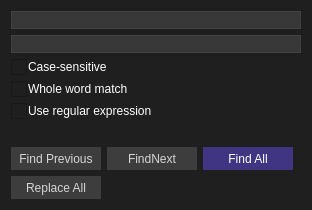
<?xml version="1.0" encoding="UTF-8"?>
<ui version="4.0">
 <class>FindAndReplaceFormClass</class>
 <widget class="QWidget" name="FindAndReplaceFormClass">
  <property name="geometry">
   <rect>
    <x>0</x>
    <y>0</y>
    <width>312</width>
    <height>210</height>
   </rect>
  </property>
  <property name="windowTitle">
   <string>FindAndReplaceForm</string>
  </property>
  <property name="styleSheet">
   <string notr="true">QWidget{
    color: rgb(250, 250, 250);
    background-color: rgb(31, 31, 31);
}

QToolBar{
    color: rgb(250, 250, 250);
    background-color: rgb(31, 31, 31);
    border:none;
    min-height:18px;
	spacing: 3px;
}

QToolBar::handle {
    background-color: rgb(61, 61, 61);
}

QToolButton{
    color: rgb(250, 250, 250);
    background-color: rgb(31, 31, 31);
    border:none;
    min-height:20px;
}

QToolButton::hover{
    color: rgb(250, 250, 250);
    background-color: rgb(61,61,61);
    border: 1px solid rgb(112,112,112);
    min-height:20px;
}

QToolButton:pressed,QToolButton:checked {
    color: rgb(250, 250, 250);
    background-color: rgb(61,61,61);
    border: 1px solid rgb(46,46,46);
    min-height:20px;
}

QStatusBar{
    color: rgb(250, 250, 250);
    background-color: rgb(31, 31, 31);
    border:none;
}

QStatusBar::item {
     border: 0px solid red;
}

QMenuBar{
    color: rgb(214,214,214); 
    background-color: rgb(31,31,31)
}

QMenuBar::item {
    spacing: 0px;
    margin-top: 1px;
    margin-left: 1px;
    padding: 3px 8px;
    color: rgb(214,214,214); 
    background: transparent;
    border-radius: 0px;
    width: 65px;
    height: 26px;
}

QMenuBar::item:selected{
    border:1px solid rgb(112,112,112);background-color:rgb(61,61,61);color:rgb(250,250,250);
}

QMenu{background-color:rgb(46, 46, 46); padding:5px; border: 1px solid rgb(66,66,66);}
QMenu::item{color:rgb(214,214,214);padding-left:8px;padding-top:7px;padding-bottom:8px;padding-right:10px;background-color:rgb(46, 46, 46);}
QMenu::item:selected{border:1px solid rgb(112,112,112);color:rgb(250,250,250);background-color:rgb(61,61,61);}
QMenu::item:hover{border:1px solid rgb(112,112,112);background-color:rgb(250,250,250);}
QMenu::item:disabled{background:rgb(46, 46, 46); color:rgb(92,92,92);}
QMenu::QAbstractItemView{color:rgb(214,214,214);padding-left:8px;padding-top:7px;padding-bottom:8px;padding-right:10px;background-color:rgb(46, 46, 46);}

QToolTip{border-style:none; background-color: rgb(57, 58, 60);color: rgb(208, 208, 208);}

QWidget{
    color: rgb(214,214,214);
    background: rgb(31,31,31);
}

QDockWidget {
	color: rgb(214,214,214);
	background: rgb(31,31,31);
    /*titlebar-close-icon: url(:/image/icon_close.svg);
    titlebar-normal-icon: url(:/image/icon_pin.svg);*/
	border-bottom: 1px solid rgb(61,61,61);
	border-left: 1px solid rgb(61,61,61);
	border-right: 1px solid rgb(61,61,61);
}

QDockWidget::title {
	text-align: left;
    background: rgb(31,31,31);
    border-top: 1px solid rgb(61,61,61);
	border-left: 1px solid rgb(61,61,61);
	border-right: 1px solid rgb(61,61,61);
	font-size: 18pt;
}

QDockWidget::close-button:hover, QDockWidget::float-button:hover {
    background: rgb(214,214,214);
}

QDockWidget::close-button:pressed, QDockWidget::float-button:pressed {
	padding: 1px -1px -1px 1px;
    background: rgb(214,214,214);
}

QDockWidget::close-button {
	border-top: 1px solid rgb(61,61,61);
    background: rgb(31,31,31);
    icon-size:18px; /* maximum icon size */
    width: 20px;
	height:20px;
}

QDockWidget::float-button {
	border-top: 1px solid rgb(61,61,61);
    background: rgb(31,31,31);
    icon-size: 18px; /* maximum icon size */
    width: 20px;
	height:20px;
}

QTabWidget::pane{
    top:0px;
    border-top:2px solid #7160E8;
    border-bottom:1px solid rgb(61,61,61);
    border-right:1px solid rgb(61,61,61);
    border-left:1px solid rgb(61,61,61);
}

QTabWidget::tab-bar
{
    alignment: left;
    top:0px;
    left:5px;
    border:none;
}

QTabBar::tab:first{
    color:rgb(178,178,178);
    background:rgb(46,46,46);

    padding-left:0px;
    padding-right:0px;
    width:100px;
    height:24px;
    margin-left:0px;
    margin-right:0px;

    border-top:2px solid rgb(31, 31, 31);
}

QTabBar::tab:middle{
    color:rgb(178,178,178);
    background:rgb(46,46,46);
    padding-left:0px;
    padding-right:0px;
    width:100px;
    height:24px;
    margin-left:0px;
    margin-right:0px;

    border-top:2px solid rgb(31, 31, 31);

}

QTabBar::tab:last{
    color:rgb(178,178,178);
    background:rgb(46,46,46);

    padding-left:0px;
    padding-right:0px;
    width:100px;
    height:24px;
    margin-left:0px;
    margin-right:0px;

    border-top:2px solid rgb(31, 31, 31);
}

QTabBar::tab:selected{
    color:rgb(250,250,250);
    background:rgb(61,61,61);
    border-top:2px solid #7160E8;
}

QTabBar::tab:hover{
    color:rgb(250,250,250);
    background:rgb(61,61,61);
    padding-left:0px;
    padding-right:0px;
    width:100px;
    height:24px;
    margin-left:0px;
    margin-right:0px;
}

QTableWidget::item {
    color: rgb(214,214,214);
    background: rgb(31,31,31);
	min-height: 20px;
}

QTableWidget::item {
    color: rgb(214,214,214);
    background: rgb(31,31,31);
	min-height: 20px;
}

QTableWidget::item:selected {
    color: rgb(214,214,214);
    background:rgb(113,96,232);
}

QTableWidget::item:hover {
    background:rgb(61,61,61);
}

QTableWidget {
    color: rgb(214,214,214);
    background: rgb(31,31,31);
    border-top: 1px solid rgb(61,61,61);
	border-left: 1px solid rgb(61,61,61);
	border-right: 1px solid rgb(61,61,61);
	border-bottom: 1px solid rgb(61,61,61);
    alternate-background-color: #525252;
    gridline-color: transparent;
	font-size:12px;
	outline:none;
}

QTreeWidget {
    color: rgb(214,214,214);
    background: rgb(31,31,31);
    border-top: 1px solid rgb(61,61,61);
	border-left: 1px solid rgb(61,61,61);
	border-right: 1px solid rgb(61,61,61);
	border-bottom: 1px solid rgb(61,61,61);
    alternate-background-color: #525252;
    gridline-color: transparent;
	font-size:12px;
	outline:none;
}

QTreeWidget::branch{
    background: rgb(31,31,31);
}

QTreeWidget::branch:closed:has-children:!has-siblings,
QTreeWidget::branch:closed:has-children:has-siblings {
    border-image: none;
    image: url(:/image/icon_scrollbararrowcollapsed.svg);
}

QTreeWidget::branch:open:has-children:!has-siblings,
QTreeWidget::branch:open:has-children:has-siblings  {
    border-image: none;
    image: url(:/image/icon_scrollbararrowdownright.svg);
}

QTreeWidget::item {
    color: rgb(214,214,214);
    background: rgb(31,31,31);
	min-height: 20px;
}

QTreeWidget::item:selected {
    color: rgb(214,214,214);
    background:rgb(113,96,232);
}

QTreeWidget::item:hover {
    background:rgb(61,61,61);
}

QHeaderView {
    text-align: center;
    background: rgb(31,31,31);
    padding: 0px;
    margin: 0px;
    color: rgb(250,250,250);
    border-top: 0px solid rgb(61,61,61);
	border-left: 1px solid rgb(61,61,61);
	border-right: 1px solid rgb(61,61,61);
}

QHeaderView::section::vertical {
    text-align: center;
    background: rgb(31,31,31);
    padding: 3px;
    margin: 0px;
    color: rgb(250,250,250);
    border: 0px solid rgb(61,61,61);
    border-left-width: 0px;
	border-bottom-width: 1px;
	border-right-width: 1px;
}

QHeaderView::section::horizontal{
    text-align: center;
    background: rgb(31,31,31);
    padding: 3px;
    margin: 0px;
    color: rgb(250,250,250);
    border: 0px solid rgb(61,61,61);
    border-left-width: 0px;
	border-bottom-width: 1px;
	border-right-width: 1px;
}

QHeaderView::down-arrow {
    image: url(:/image/icon_sortascending.svg);
    width: 18px;
    height: 18px;
}
QHeaderView::up-arrow {
    image: url(:/image/icon_sortdescending.svg);
    width: 18px;
    height: 18px;
}

QScrollBar:vertical {
	min-height: 30px;  
    background: rgb(46,46,46);
}

QScrollBar::handle:vertical {
    background: rgb(71,71,71);
  	border: 4px solid  rgb(46,46,46);
	min-height:50px;
}

QScrollBar::handle:hover:vertical,
QScrollBar::handle:pressed:vertical {
    background: rgb(153,153,153);
}

QScrollBar::sub-page:vertical {
    background:transparent
}

QScrollBar::add-page:vertical {
    background:transparent
}

QScrollBar::add-line:vertical {
    background:transparent
}

QScrollBar::sub-line:vertical {
    background:transparent
}

QScrollBar:horizontal {
    background: rgb(46,46,46); 
}

QScrollBar::handle:horizontal {
    background: rgb(71,71,71);
  	border: 3px solid  rgb(46,46,46);
	min-width:50px;
}

QScrollBar::handle:hover:horizontal,
QScrollBar::handle:pressed:horizontal {
    background: rgb(153,153,153);
}

QScrollBar::sub-page:horizontal {
    background: 444444;
}

QScrollBar::add-page:horizontal {
    background: 5B5B5B;
}

QScrollBar::add-line:horizontal {
    background: none;
}

QScrollBar::sub-line:horizontal {
    background: none;
}

QToolTip{
    border-style:none; 
    background-color: rgb(57, 58, 60);
    color: rgb(208, 208, 208);
}

QListView {
    /*color: rgb(214,214,214);*/
    background: rgb(31,31,31);
    border: 1px solid rgb(61,61,61);
    alternate-background-color: #525252;
    gridline-color: transparent;
	outline:none;
}

QListView QTableCornerButton::section {
    /*color: rgb(214,214,214);*/
    background: rgb(31,31,31);
    border: 0px solid #418bc9;/*边框*/
    border-radius:0px;/*边框圆角*/
    border-color: rgb(41, 139, 201);/*边框颜色*/
    font: bold 11pt;/*字体大小*/
    padding:12px 0 0 10px;/*内边距*/
 }

QListView::item {
    /*color: rgb(214,214,214);*/
    background: rgb(31,31,31);
}

QListView::item:selected {
    /*color: rgb(214,214,214);*/
    background:rgb(61,61,61); /* qlineargradient(spread:pad, x1:0, y1:0, x2:0, y2:1, stop:0 #484848, stop:1 #383838);*/
}

QListView::item:hover {
    background:rgb(61,61,61);
}

/* 未下拉时，QComboBox的样式 */
QComboBox {
    border: 1px solid #424242;   /* 边框 */
    border-radius: 0px;   /* 圆角 */
    /*padding: 1px 13px 1px 3px;    字体填衬 */
    color: rgb(250,250,250);
    /*font: normal normal 15px &quot;Microsoft YaHei&quot;*/;
    background:#383838;
}

QComboBox:hover {
    border: 1px solid #424242;   /* 边框 */
    border-radius: 0px;   /* 圆角 */
    /*padding: 1px 18px 1px 3px;    字体填衬 */
    color: rgb(250,250,250);
    /*font: normal normal 15px &quot;Microsoft YaHei&quot;*/;
    background:#3D3D3D;
}

QComboBox:selected {
    border: 1px solid #999999;   /* 边框 */
    border-radius: 0px;   /* 圆角 */
    /*padding: 1px 18px 1px 3px;    字体填衬 */
    color: rgb(250,250,250);
    /*font: normal normal 15px &quot;Microsoft YaHei&quot;*/;
    background:#3D3D3D;
}
 
/* 下拉后，整个下拉窗体样式 */
QComboBox QAbstractItemView {
    outline: 0px solid #1F1F1F;   /* 选定项的虚框 */
    border: 1px solid #424242;    /* 整个下拉窗体的边框 */
    color: #FAFAFA;
    background-color: #2E2E2E;   /* 整个下拉窗体的背景色 */
    selection-background-color: #3D3D3D;   /* 整个下拉窗体被选中项的背景色 */
}
 
/* 下拉后，整个下拉窗体每项的样式 */
QComboBox QAbstractItemView::item {
    height: 15px;  /* 项的高度（设置pComboBox-&gt;setView(new QListView());后，该项才起作用） */
	border: 0px solid #707070;
	background-color: #2E2E2E;
}
 
/* 下拉后，整个下拉窗体越过每项的样式 */
QComboBox QAbstractItemView::item:hover {
    color: #FAFAFA;
	border: 1px solid #707070;
    background-color:  #3D3D3D;   /* 整个下拉窗体越过每项的背景色 */
}
 
/* 下拉后，整个下拉窗体被选择的每项的样式 */
QComboBox QAbstractItemView::item:selected {
    color: #FAFAFA;
	/*border: 1px solid #707070;*/
    background-color:  #3D3D3D; 
}


QComboBox QAbstractScrollArea QScrollBar:vertical {
    background: #2E2E2E;
	width:  15px;
	min-height: 60px;  
}

QComboBox QAbstractScrollArea QScrollBar::handle:vertical {
	background: #4D4D4D;
  	border: 3px solid  #2E2E2E;
	width:  15px;
	min-height: 60px;  
}

QComboBox QAbstractScrollArea QScrollBar::handle:hover:vertical,
QComboBox QAbstractScrollArea QScrollBar::handle:pressed:vertical {
    background: #999999; 
}

QComboBox QAbstractScrollArea QScrollBar::sub-page:vertical {
    background: 444444;
}

QComboBox QAbstractScrollArea QScrollBar::add-page:vertical {
    background: 5B5B5B;
}

QComboBox QAbstractScrollArea QScrollBar::add-line:vertical {
    background: none;
}

QComboBox QAbstractScrollArea QScrollBar::sub-line:vertical {
    background: none;
}
 

 
/* 设置为可编辑（setEditable(true)）editable时，编辑区域的样式 */
QComboBox:editable {
    background: #383838;
}
 
/* 设置为非编辑（setEditable(false)）!editable时，整个QComboBox的样式 */
QComboBox:!editable {
    background:#383838;
}
 
/* 设置为可编辑editable时，点击整个QComboBox的样式 */
QComboBox:editable:on {
    background:#383838;
    border: 1px solid #999999;   /* 边框 */
}
 
/* 设置为非编辑!editable时，点击整个QComboBox的样式 */
QComboBox:!editable:on {
    background:#383838;
}
 
/* 设置为可编辑editable时，下拉框的样式 */
QComboBox::drop-down:editable {
    background:#383838;
}
 
/* 设置为可编辑editable时，点击下拉框的样式 */
QComboBox::drop-down:editable:on {
    background:#383838;
}
 
/* 设置为非编辑!editable时，下拉框的样式 */
QComboBox::drop-down:!editable {
    background: #383838;
}
 
/* 设置为非编辑!editable时，点击下拉框的样式 */
QComboBox::drop-down:!editable:on {
    background:#383838;
}
 
/* 点击QComboBox */
QComboBox:on {
}
 
/* 下拉框样式 */
QComboBox::drop-down {
    subcontrol-origin: padding;   /* 子控件在父元素中的原点矩形。如果未指定此属性，则默认为padding。 */
    subcontrol-position: top right;   /* 下拉框的位置（右上） */
    width: 15px;   /* 下拉框的宽度 */
 
    border-left-width: 0px;   /* 下拉框的左边界线宽度 */
    border-left-color: #383838;   /* 下拉框的左边界线颜色 */
    border-left-style: solid;   /* 下拉框的左边界线为实线 */
    border-top-right-radius: 0px;   /* 下拉框的右上边界线的圆角半径（应和整个QComboBox右上边界线的圆角半径一致） */
    border-bottom-right-radius: 0px;   /* 同上 */
}

/* 越过下拉框样式 */
QComboBox::drop-down:hover {
    background:#3D3D3D;
}

/* 下拉箭头样式 */ 
QComboBox::down-arrow {
    width: 15px; /* 下拉箭头的宽度（建议与下拉框drop-down的宽度一致） */ 
    background: transparent; /* 下拉箭头的的背景色 */ 
    padding: 0px 0px 0px 0px; /* 上内边距、右内边距、下内边距、左内边距 */ 
    image: url(:/image/icon_down_arrow.png);
} 

/* 点击下拉箭头 */
QComboBox::down-arrow:on {
    image: url(:/image/icon_up_arrow.png);
}

QLineEdit{
    color:rgb(214,214,214);
    font-size:12px;
    border:1px solid rgb(66,66,66);
    background: rgb(56,56,56);
    background-image: url(:image/icon_search.svg);
    background-repeat: no-repeat;
    background-position: left;
    padding: 2 2 2 20;
}

QLineEdit::hover{
    color:rgb(250,250,250);
    font-size:12px;
    border:1px solid rgb(153,153,153);
    background: rgb(31,31,31);
}

QTextBrowser{
    color: rgb(214,214,214);
    background: rgb(37,37,38);
    border: 1px solid rgb(61,61,61);
}

QPushButton {
    background-color: #3D3D3D;
    border: 0px solid #dcdfe6;
    padding: 3px;
    color:rgb(214, 214, 214);
}

QPushButton:hover {
    background-color: #4D4D4D;
    color:rgb(250, 250, 250);
}

QPushButton:pressed, QPushButton:checked {
    background-color: #333333;
    color:rgb(250, 250, 250);
}

QSpinBox {
    border:1px solid #3D3D3D;
    color: #FAFAFA;
    background: #333333;
    selection-color: #FFFFFF;
    selection-background-color: #0078D7;
    font-size: 12pt;
}

QSpinBox:hover {
    color: #FAFAFA;
    background: rgb(61,61,61);
    border:1px solid #424242;
}

QSpinBox::up-arrow {
    image: url(:/image/icon_glyphup.svg);
    width: 14px;
    height: 14px;
}

QSpinBox::down-arrow {
    image: url(:/image/icon_glyphdown.svg);
    width: 14px;
    height: 14px;
}

QSpinBox::down-button, QSpinBox::up-button {
    background: #333333;
}


QSpinBox::up-button:hover, QSpinBox::down-button:hover{
    background: rgb(61,61,61);
}

QSpinBox::up-button:pressed, QSpinBox::down-button:pressed {
    background: rgb(91,91,91);
}

QCheckBox {
	color:white;
    spacing: 1px;
}

QCheckBox:disabled {
	color:gray;
}

QCheckBox::indicator {
    width: 16px;
    height: 16px;
}

QCheckBox::indicator:unchecked {
	image: url(:/image/icon_unchecked_dark.svg);
}

QCheckBox::indicator:unchecked:hover {
	image: url(:/image/icon_unchecked_dark_hover.svg);
}

QCheckBox::indicator:unchecked:pressed {
	image: url(:/image/icon_unchecked_dark.svg);
}

QCheckBox::indicator:checked {
	image: url(:/image/icon_checked_dark.svg);
}

QCheckBox::indicator:checked:hover {
	image: url(:/image/icon_checked_dark_hover.svg);
}

QCheckBox::indicator:checked:pressed {
	image: url(:/image/icon_checked_dark.svg);
}

QCheckBox::indicator:indeterminate:pressed {
	image: url(:/image/icon_unchecked_dark.svg);
}</string>
  </property>
  <layout class="QGridLayout" name="gridLayout">
   <item row="0" column="0">
    <layout class="QVBoxLayout" name="verticalLayout">
     <item>
      <widget class="QComboBox" name="comboBox_keyword">
       <property name="editable">
        <bool>true</bool>
       </property>
      </widget>
     </item>
     <item>
      <widget class="QComboBox" name="comboBox_replacekeyword">
       <property name="editable">
        <bool>true</bool>
       </property>
      </widget>
     </item>
     <item>
      <widget class="QCheckBox" name="checkBox_casesensitive">
       <property name="text">
        <string>Case-sensitive</string>
       </property>
      </widget>
     </item>
     <item>
      <widget class="QCheckBox" name="checkBox_wholewordmatch">
       <property name="text">
        <string>Whole word match</string>
       </property>
      </widget>
     </item>
     <item>
      <widget class="QCheckBox" name="checkBox_regularexpression">
       <property name="text">
        <string>Use regular expression</string>
       </property>
      </widget>
     </item>
     <item>
      <spacer name="verticalSpacer">
       <property name="orientation">
        <enum>Qt::Vertical</enum>
       </property>
       <property name="sizeHint" stdset="0">
        <size>
         <width>20</width>
         <height>40</height>
        </size>
       </property>
      </spacer>
     </item>
     <item>
      <layout class="QHBoxLayout" name="horizontalLayout">
       <property name="spacing">
        <number>6</number>
       </property>
       <item>
        <widget class="QPushButton" name="pushButton_findprevious">
         <property name="minimumSize">
          <size>
           <width>90</width>
           <height>23</height>
          </size>
         </property>
         <property name="maximumSize">
          <size>
           <width>90</width>
           <height>23</height>
          </size>
         </property>
         <property name="text">
          <string>Find Previous</string>
         </property>
        </widget>
       </item>
       <item>
        <widget class="QPushButton" name="pushButton_findnext">
         <property name="minimumSize">
          <size>
           <width>90</width>
           <height>23</height>
          </size>
         </property>
         <property name="maximumSize">
          <size>
           <width>90</width>
           <height>23</height>
          </size>
         </property>
         <property name="text">
          <string>FindNext</string>
         </property>
        </widget>
       </item>
       <item>
        <widget class="QPushButton" name="pushButton_findall">
         <property name="minimumSize">
          <size>
           <width>90</width>
           <height>23</height>
          </size>
         </property>
         <property name="maximumSize">
          <size>
           <width>23</width>
           <height>16777215</height>
          </size>
         </property>
         <property name="styleSheet">
          <string notr="true">QPushButton {
background-color: #403582;
border: 0px solid #dcdfe6;
padding: 3px;
color:white;
}

QPushButton:hover {
background-color: #4D4D4D;
color:rgb(250, 250, 250);
}

QPushButton:pressed, QPushButton:checked {
background-color: #333333;
color:rgb(250, 250, 250);
}</string>
         </property>
         <property name="text">
          <string>Find All</string>
         </property>
        </widget>
       </item>
       <item>
        <spacer name="horizontalSpacer_2">
         <property name="orientation">
          <enum>Qt::Horizontal</enum>
         </property>
         <property name="sizeHint" stdset="0">
          <size>
           <width>40</width>
           <height>20</height>
          </size>
         </property>
        </spacer>
       </item>
      </layout>
     </item>
     <item>
      <layout class="QHBoxLayout" name="horizontalLayout_2">
       <item>
        <widget class="QPushButton" name="pushButton_replaceall">
         <property name="minimumSize">
          <size>
           <width>90</width>
           <height>23</height>
          </size>
         </property>
         <property name="maximumSize">
          <size>
           <width>90</width>
           <height>23</height>
          </size>
         </property>
         <property name="text">
          <string>Replace All</string>
         </property>
        </widget>
       </item>
       <item>
        <spacer name="horizontalSpacer">
         <property name="orientation">
          <enum>Qt::Horizontal</enum>
         </property>
         <property name="sizeHint" stdset="0">
          <size>
           <width>40</width>
           <height>20</height>
          </size>
         </property>
        </spacer>
       </item>
      </layout>
     </item>
    </layout>
   </item>
  </layout>
 </widget>
 <layoutdefault spacing="6" margin="11"/>
 <resources>
  <include location="../resource.qrc"/>
 </resources>
 <connections/>
</ui>
